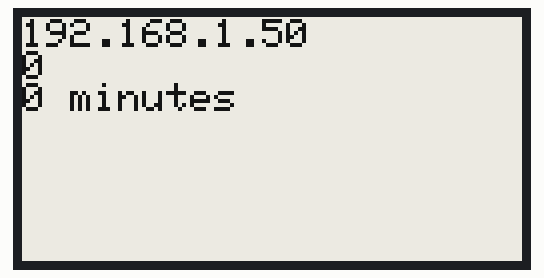
Recording of a sketch running on a simulated Arduino MKR. Shown: 250×122 one-colour display. WiFi joins after 1.5 s; servers stay silent unless stated; uploads are accepted with an empty reply; not simulated (calls return 0 or success): arduino_secrets.h; what the sketch prints to the serial monitor is not drawn.

Above: at 23.9 s.

The sketch:

featherwing_wifi_eink.ino
```cpp
#include <SPI.h>
#include <WiFi101.h>
#include <ArduinoJson.h>
#include "Adafruit_ThinkInk.h"
#include "arduino_secrets.h"

char ssid[] = SECRET_SSID;
char pass[] = SECRET_PASS;
int status = WL_IDLE_STATUS;

#define EPD_CS 9
#define EPD_DC 10
#define SRAM_CS 6
#define EPD_RESET -1
#define EPD_BUSY -1
#define SLEEP_MINUTES 3
#define NEWLINE "\r\n"

// https://www.adafruit.com/product/4195
ThinkInk_213_Mono_B72 display(EPD_DC, EPD_RESET, EPD_CS, SRAM_CS, EPD_BUSY);

WiFiClient client;

void setup() {
  // https://learn.adafruit.com/adafruit-feather-m0-wifi-atwinc1500/using-the-wifi-module
  WiFi.setPins(8, 7, 4, 2);

  Serial.begin(9600);

  display.begin(THINKINK_MONO);

  if (WiFi.status() == WL_NO_SHIELD) {
    Serial.println("WiFi shield not connected.");
    while (true);
  }
}

void loop() {
  Serial.println("Wakeup.");

  wifiConnect();

  // Some connection details for the display.
  String ip = getIP();

  // Grab example JSON.
  String jsonTime = String(getJsonTime());

  // Print everything + current runtime in minutes.
  eInk(ip + NEWLINE + jsonTime + NEWLINE + \
       String(millisecondsToMinutes(millis())) +  " minutes");

  wifiDisconnect();

  // It's recommended to not refresh the display more frequently.
  Serial.print("Sleeping ");
  Serial.print(SLEEP_MINUTES);
  Serial.println(" minutes.");
  delay(minutesToMilliseconds(SLEEP_MINUTES));
}

void wifiDisconnect() {
  Serial.print("Disconnecting from ");
  Serial.println(ssid);
  WiFi.disconnect();
}

void wifiConnect() {
  status = WiFi.status();
  Serial.print("WiFi status: ");
  Serial.println(status);

  while (status != WL_CONNECTED) {
    Serial.print("Attempting to connect to ");
    Serial.println(ssid);
    status = WiFi.begin(ssid, pass);

    delay(10000);
  }
}

long getJsonTime() {
  client.setTimeout(10000);
  if (!client.connect("arduinojson.org", 80)) {
    Serial.println(F("Web connection failed."));
    return 0;
  }

  Serial.println(F("Connected to web server!"));

  // Send HTTP request
  client.println(F("GET /example.json HTTP/1.0"));
  client.println(F("Host: arduinojson.org"));
  client.println(F("Connection: close"));
  if (client.println() == 0) {
    Serial.println(F("Failed to send request"));
    client.stop();
    return 0;
  }

  // Check HTTP status
  char status[32] = {0};
  client.readBytesUntil('\r', status, sizeof(status));
  // It should be "HTTP/1.0 200 OK" or "HTTP/1.1 200 OK"
  if (strcmp(status + 9, "200 OK") != 0) {
    Serial.print(F("Unexpected response: "));
    Serial.println(status);
    client.stop();
    return 0;
  }

  // Skip HTTP headers
  char endOfHeaders[] = "\r\n\r\n";
  if (!client.find(endOfHeaders)) {
    Serial.println(F("Invalid response"));
    client.stop();
    return 0;
  }

  // Allocate the JSON document
  // Use arduinojson.org/v6/assistant to compute the capacity.
  const size_t capacity = JSON_OBJECT_SIZE(3) + JSON_ARRAY_SIZE(2) + 60;
  DynamicJsonDocument doc(capacity);

  // Parse JSON object
  DeserializationError error = deserializeJson(doc, client);
  if (error) {
    Serial.print(F("deserializeJson() failed: "));
    Serial.println(error.f_str());
    client.stop();
    return 0;
  }

  // Disconnect
  client.stop();

  return doc["time"].as<long>();
}

String getIP() {
  return ipToString(WiFi.localIP());
}

String ipToString(const IPAddress& ipAddress) {
  return String(ipAddress[0]) + "." + \
         String(ipAddress[1]) + "." + \
         String(ipAddress[2]) + "." + \
         String(ipAddress[3]);
}

void eInk(String text) {
  Serial.println(text);

  display.clearBuffer();
  display.setTextSize(2);
  display.setCursor(0, 1);
  display.setTextColor(EPD_BLACK);
  display.print(text);
  display.display();
}

int minutesToMilliseconds(int minutes) {
  return minutes * 60 * 1000;
}

long millisecondsToMinutes(int milliseconds) {
  return long(milliseconds) / 1000.0 / 60.0;
}
```
